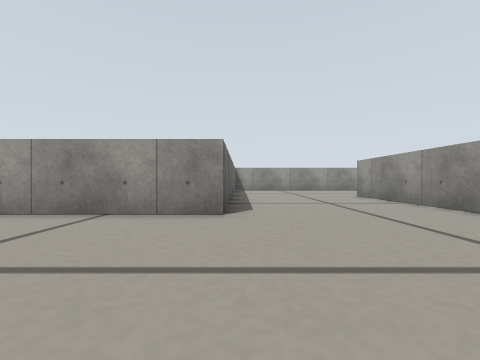
view 1 (above)

21 first-person views from a walk through a Gazebo world. The camera is 0.13 m above the floor, looks level and sees 90° across. The floor is counted in squares, 0.2 m on a side. Each view is taken from the middle of a square. On the plan, view 1 faces up. The plan holds only what a view shows up to about 9 squares ahead; the rest is blank.

view 2
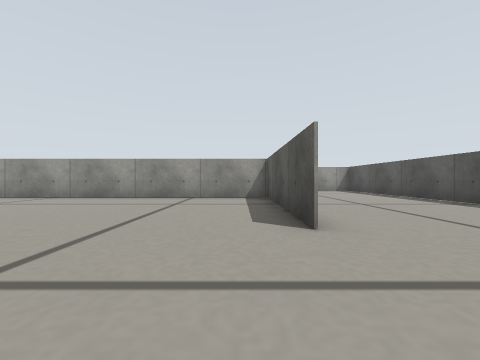

view 3
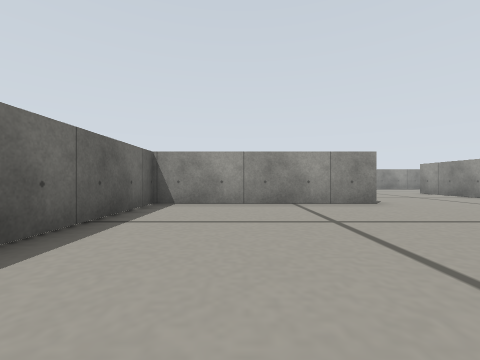

view 4
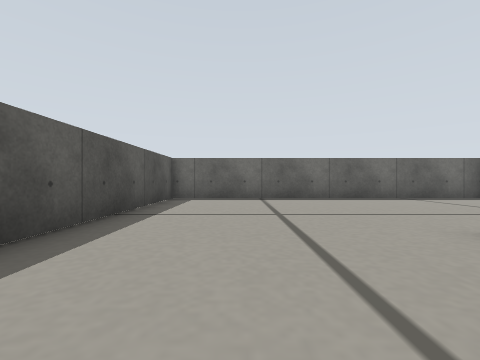

view 5
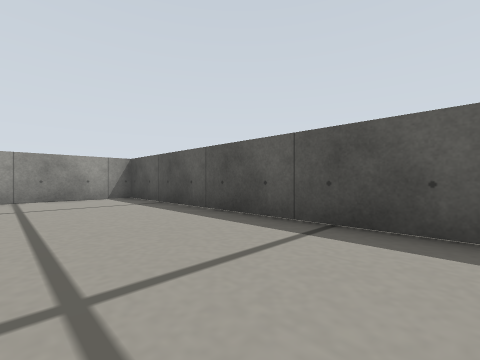

view 6
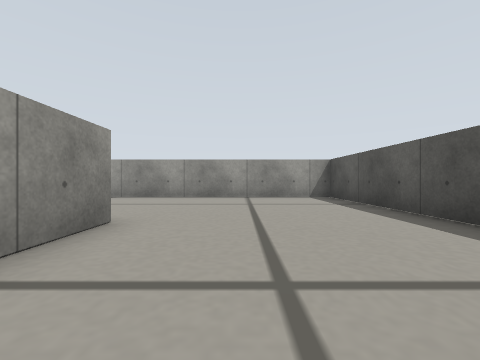

view 7
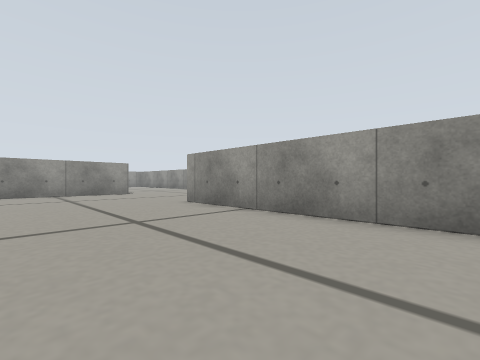

view 8
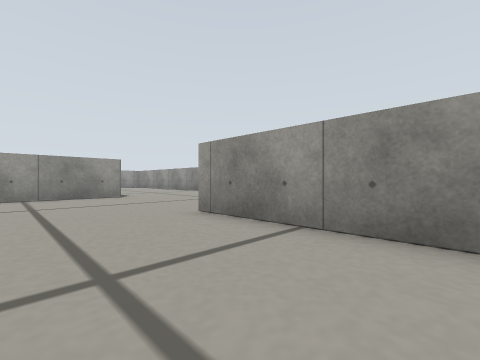

view 9
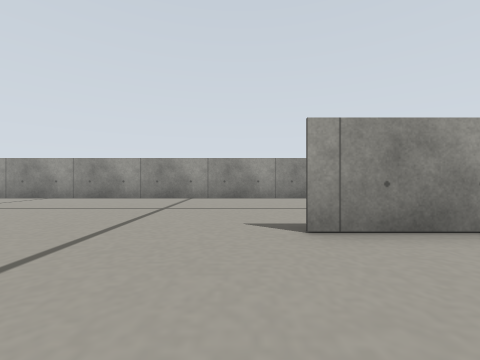

view 10
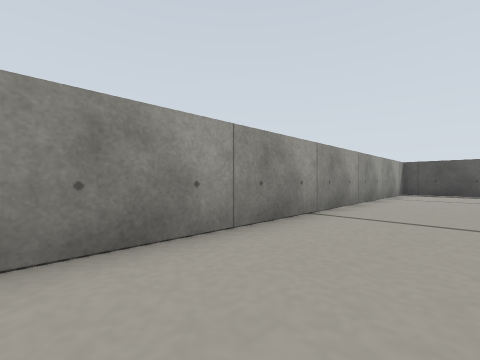

view 11
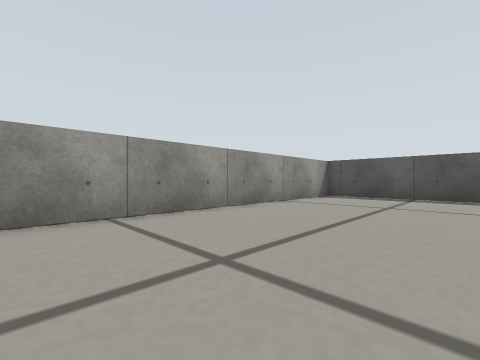

view 12
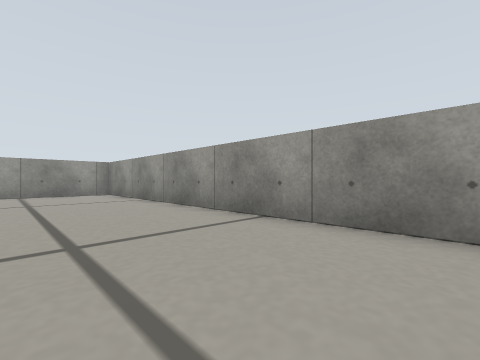

view 13
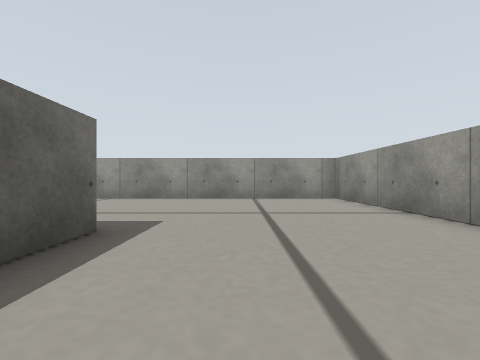

view 14
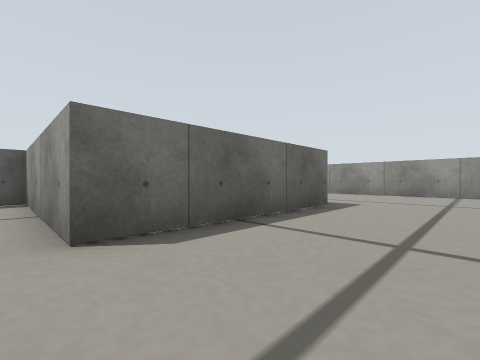

view 15
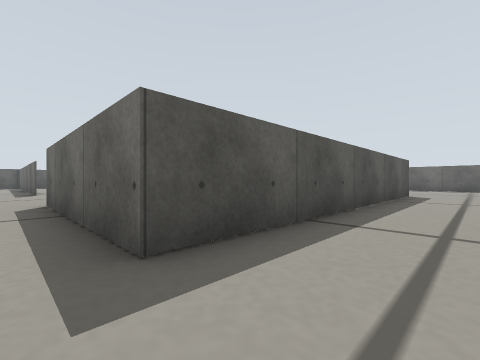

view 16
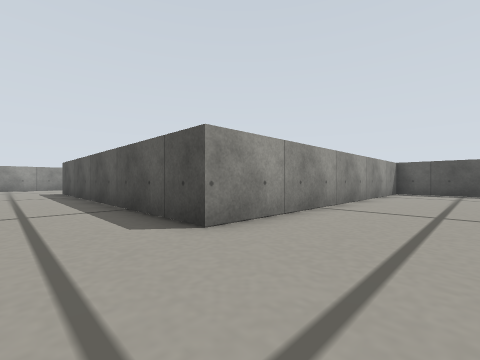

view 17
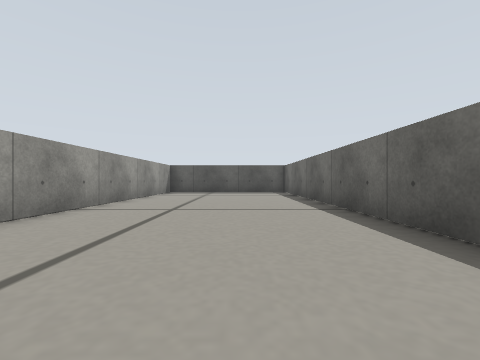

view 18
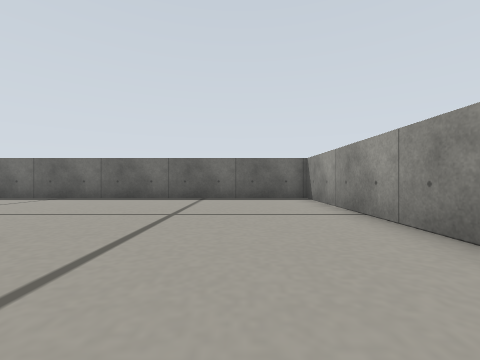

view 19
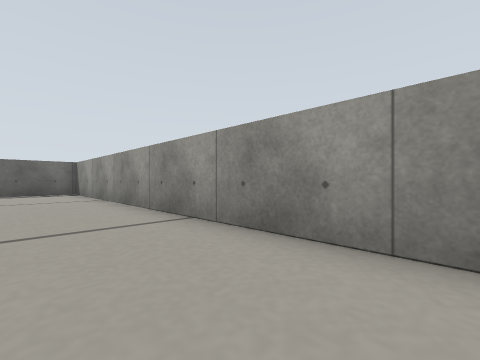

view 20
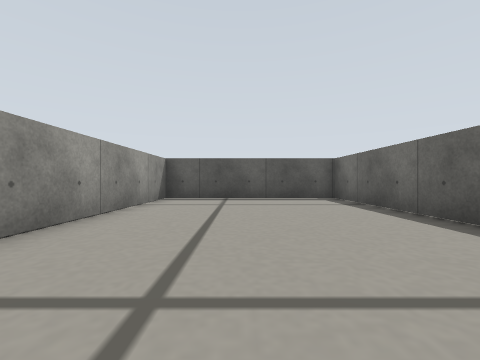

view 21
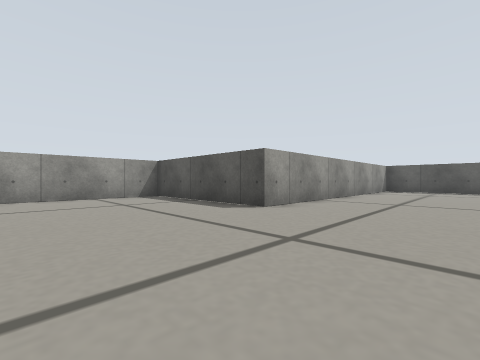

### Floor plan
Points are (right, up) in squares from view 1. A wall is a line through its corners. A room is listed if a view was taken in it or the views show most of it. See-through windows are left out.
Room 1 (views 1, 21)
walls: (-0.3, 8.6) (-0.3, 4.5); (10.1, 10.4) (10.1, 14); (8.5, 15) (10.2, 15); (-0.9, -1) (4.6, -1) (4.6, 9.5) (9.3, 9.5)
ways out: opening at (0, 2) to room 2
Room 2 (view 2)
walls: (-6.4, 5) (-6.4, -0.4); (-0.3, 4.5) (-6.4, 4.5)
ways out: opening at (0, 2) to room 1; opening at (-3.5, -1) to room 3
Room 3 (views 3, 4, 5, 6, 7, 8, 9)
walls: (4.8, -1) (2.9, -1); (-6.4, -0.4) (-6.4, -6.4) (9.9, -6.4) (9.9, 4.2); (10.2, 9.5) (5, 9.5)
ways out: opening at (-3.5, -1) to room 2; opening at (10, 7) to room 4
Room 4 (views 10, 11, 12, 13, 14, 15)
walls: (10.2, 15) (10.2, 9.5); (15.3, -5.4) (15.3, 20.4) (9.6, 20.4); (9.9, -6.4) (14.4, -6.4)
ways out: opening at (10, 7) to room 3; opening at (10, 18) to room 5
Room 5 (views 16, 17, 18, 19, 20)
walls: (-6.4, 4.5) (-0.4, 4.5) (-0.4, 15) (8.5, 15); (9.6, 20.4) (-6.4, 20.4) (-6.4, 5)
ways out: opening at (10, 18) to room 4

Where each view was taken, in squares from view 1:
view 1: 0 up, 0 right, facing up
view 2: 0 up, 4 left, facing right
view 3: 2 down, 4 left, facing up
view 4: 4 down, 2 right, facing left
view 5: 3 down, 1 right, facing down-right
view 6: 3 down, 1 right, facing right
view 7: 2 down, 6 right, facing up-right
view 8: 0 up, 7 right, facing up-right
view 9: 5 up, 7 right, facing right
view 10: 6 up, 13 right, facing down-right
view 11: 3 up, 11 right, facing down-right
view 12: 9 up, 12 right, facing up-right
view 13: 12 up, 12 right, facing up
view 14: 9 up, 13 right, facing up-left
view 15: 17 up, 11 right, facing down-left
view 16: 17 up, 3 left, facing down-right
view 17: 17 up, 4 left, facing down
view 18: 18 up, 2 right, facing left
view 19: 18 up, 6 right, facing up-left
view 20: 13 up, 3 left, facing down
view 21: 14 up, 1 right, facing down-right
